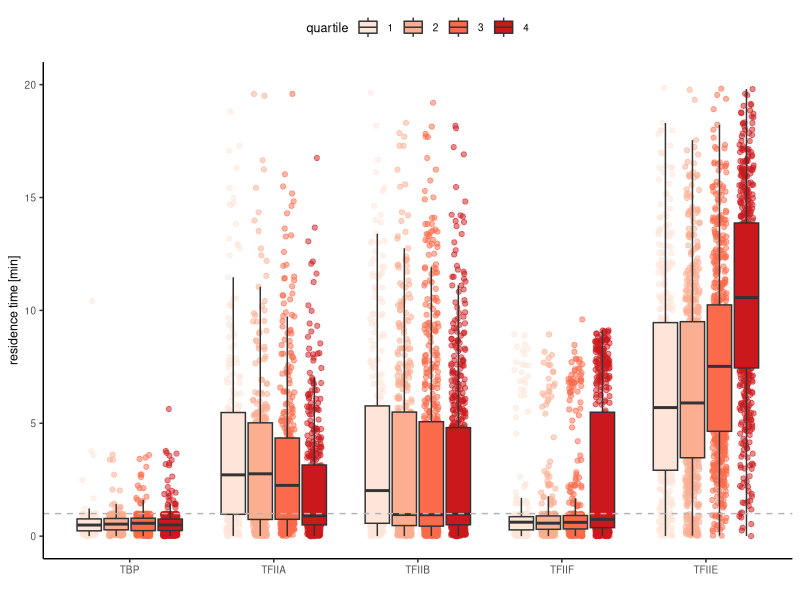

This chart was generated by the following R code: (Note: this script raises an error after producing the figure.)
rm(list = ls())

library(tidyverse)

set.seed(42)

# load synthesis rates and get quartiles 
synthesisRates = read.csv("data/synthesisRates.csv") %>% 
  mutate(quartile = factor(ntile(synthesis_perCell_perMin, 4)))

# upload table replace <1 min with a random number between 0-1
resTimes = read.csv("data/residence_times_all.csv") %>% 
  pivot_longer(cols = TBP:TFIIF, names_to = "factorName", values_to = "resTime", values_drop_na = TRUE) %>% 
  distinct()

plotResTime = resTimes %>% 
  mutate(randNum = runif(nrow(resTimes), min=0, max=1)) %>% 
  mutate(resTimesNum = ifelse(resTime == "<1", randNum, as.numeric(resTime))) %>% 
  #mutate(resTimesNum = ifelse(resTimesNum > 20, 20, resTimesNum)) %>% 
  inner_join(synthesisRates)
  
plotResTime$factorName = factor(plotResTime$factorName, levels = c("TBP", "TFIIA", "TFIIB", 
                                                                   "TFIIF", "TFIIE"))

p = ggplot(plotResTime, aes(x = factorName, y = resTimesNum, fill = quartile))
p + geom_point(position=position_jitterdodge(jitter.width = 0.3), 
               aes(color = quartile), alpha = 0.5) + 
  geom_boxplot(outlier.shape=NA) +
  geom_hline(yintercept = 1, linetype = "dashed", color = "grey70") + 
  theme_classic() +
  xlab(" ") +
  ylab("residence time [min]") +
  theme(panel.background = element_rect(fill = "transparent"), # bg of the panel
        plot.background = element_rect(fill = "transparent", color = NA),
        text = element_text(size=9),
        legend.position = "top",
        panel.grid.major = element_blank(), 
        panel.grid.minor = element_blank()) +
  #facet_wrap(~factorName, scales = "free", nrow = 1) +
  scale_fill_brewer(palette = "Reds") +
  scale_color_brewer(palette = "Reds") +
  ylim(0,20) 
ggsave("figures/panels/fig3/boxplots_res_time_vs_synthesis.pdf", width = 10, height = 6, units = "cm")
ggsave("figures/panels/fig3/boxplots_res_time_vs_synthesis.png", width = 8, height = 6, units = "cm")
